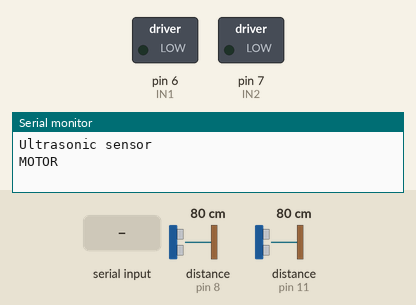
The sketch below on a simulated Arduino Uno, built with avr-gcc and run on an emulated ATmega328P. Shown: switched loads named in the sketch (green lamp = pin HIGH), the last lines printed to the serial monitor. The inputs (shaded band) are chosen by the test bench; at power-on: distance to the obstacle (sensors on pin 11, pin 8) 80 cm. The echo pulse lasts 58.3 µs per cm; pins used as bus, display or sensor lines are not drawn.

Above: at 1.2 s.
1.3 s: "D" received over Serial
At 3.0 s:
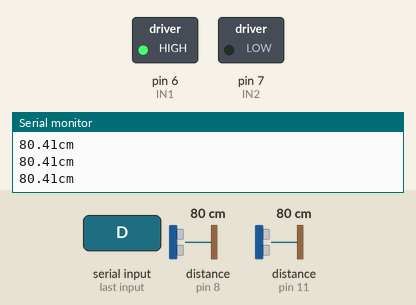
3.5 s: distance to the obstacle (sensor on pin 11) set to 33 cm
6.5 s: distance to the obstacle (sensor on pin 11) set to 27 cm
At 6.8 s:
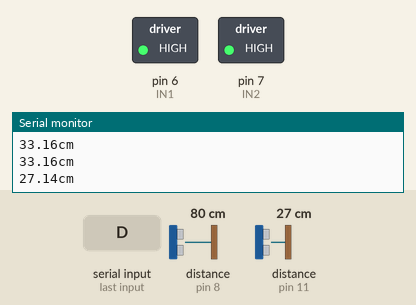
8.0 s: "R" received over Serial
At 9.8 s:
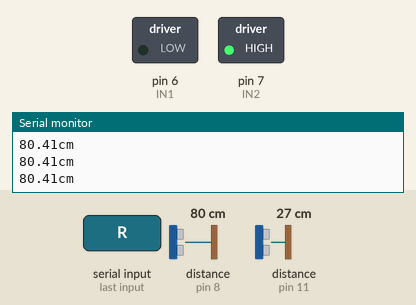
Timing chart, 0 to 11.0 s (numbered marks = the images above; inputs shaded):
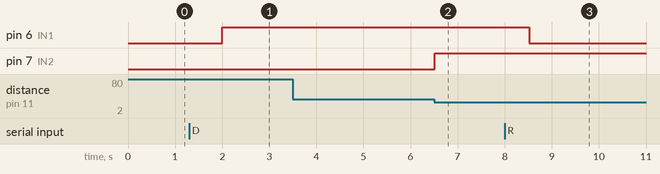

Measured:
- the behaviour switches between 30 and 29 cm on distance to the obstacle (sensor on pin 11) (found by bisection; images 1 and 2)
- after the input at 1.3 s, pin 6 (IN1): LOW → HIGH after 0.71 s
- after the input at 6.5 s, pin 7 (IN2): LOW → HIGH at once
- after the input at 8.0 s, pin 6 (IN1): HIGH → LOW after 0.52 s

The sketch:

operation.ino
```cpp
// 设定SR04连接的Arduino引脚
const int TrigPin1 = 10;
const int EchoPin1 =11;
const int TrigPin2 = 9;
const int EchoPin2 =8;

//motor
int IN1 = 6;
int IN2 = 7;


char rec;

//float distance1;
//float distance2;

void setup() {
  // 初始化串口通信及连接SR04的引脚
  // 要检测引脚上输入的脉冲宽度，需要先设置为输入状态
  Serial.begin(9600);

  pinMode(TrigPin1, OUTPUT);
  pinMode(TrigPin2, OUTPUT);
  pinMode(EchoPin1, INPUT);
  pinMode(EchoPin2, INPUT);
  Serial.println("Ultrasonic sensor");

  pinMode(IN1, OUTPUT);
  pinMode(IN2, OUTPUT);

  Serial.println("MOTOR");
}

void Drive(){
  digitalWrite(IN1,HIGH);
  digitalWrite(IN2,LOW);
  }

void Reverse(){
  digitalWrite(IN1,LOW);
  digitalWrite(IN2,HIGH);
  }
void Park(){
  digitalWrite(IN1,HIGH);
  digitalWrite(IN2,HIGH);
  }

float avoid1(){
  // 产生一个10us的高脉冲去触发TrigPin
      digitalWrite(TrigPin1, LOW);
      delayMicroseconds(2);
      digitalWrite(TrigPin1, HIGH);
      delayMicroseconds(10);
      digitalWrite(TrigPin1, LOW);
  // 检测脉冲宽度，并计算出距离
      float distance1;
      distance1 = pulseIn(EchoPin1, HIGH) / 58.00;
      Serial.print(distance1);
      Serial.print("cm");
      Serial.println();
      return distance1;
  }
float avoid2(){
    // 产生一个10us的高脉冲去触发TrigPin
    digitalWrite(TrigPin2, LOW);
    delayMicroseconds(2);
    digitalWrite(TrigPin2, HIGH);
    delayMicroseconds(10);
    digitalWrite(TrigPin2, LOW);
    // 检测脉冲宽度，并计算出距离
    float distance2;

    distance2 = pulseIn(EchoPin2, HIGH) / 58.00;
    Serial.print(distance2);
    Serial.print("cm");
    Serial.println();
    return distance2;
  }

unsigned long time=1000;
void loop() {

  float dis1;
  float dis2;

  if(Serial.available()){
    rec=Serial.read();
    Serial.println(rec);
  }

  if(rec=='D'){
    dis1=avoid1();
    while(dis1>=30){
      Drive();
      dis1=avoid1();
      }
   Park();
    }
  if(rec=='R'){
    dis2=avoid2();
    while(dis2>=30){
      Reverse();
      dis2=avoid2();
      }
    Park();
    }
  delay(time);
}
```
